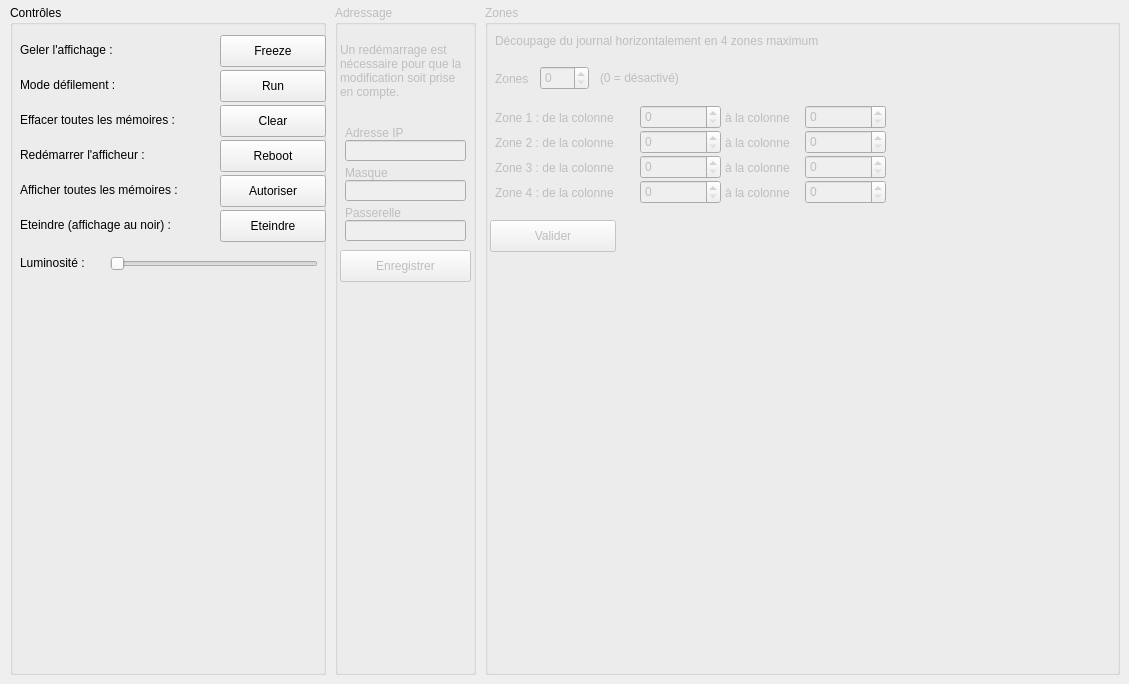
    <widget class="QWidget" name="paramTab">
     <attribute name="title">
      <string>Système</string>
     </attribute>
     <widget class="QGroupBox" name="groupZone">
      <property name="enabled">
       <bool>false</bool>
      </property>
      <property name="geometry">
       <rect>
        <x>485</x>
        <y>5</y>
        <width>635</width>
        <height>670</height>
       </rect>
      </property>
      <property name="title">
       <string>Zones</string>
      </property>
      <widget class="QLabel" name="label_9">
       <property name="geometry">
        <rect>
         <x>10</x>
         <y>66</y>
         <width>41</width>
         <height>16</height>
        </rect>
       </property>
       <property name="text">
        <string>Zones</string>
       </property>
      </widget>
      <widget class="QSpinBox" name="zoneNumber">
       <property name="geometry">
        <rect>
         <x>55</x>
         <y>61</y>
         <width>49</width>
         <height>24</height>
        </rect>
       </property>
       <property name="maximum">
        <number>3</number>
       </property>
      </widget>
      <widget class="QLabel" name="label_19">
       <property name="geometry">
        <rect>
         <x>10</x>
         <y>25</y>
         <width>411</width>
         <height>21</height>
        </rect>
       </property>
       <property name="text">
        <string>Découpage du journal horizontalement en 4 zones maximum</string>
       </property>
      </widget>
      <widget class="QLabel" name="label_20">
       <property name="geometry">
        <rect>
         <x>10</x>
         <y>105</y>
         <width>146</width>
         <height>16</height>
        </rect>
       </property>
       <property name="text">
        <string>Zone 1 : de la colonne </string>
       </property>
      </widget>
      <widget class="QLabel" name="label_21">
       <property name="geometry">
        <rect>
         <x>240</x>
         <y>105</y>
         <width>81</width>
         <height>16</height>
        </rect>
       </property>
       <property name="text">
        <string>à la colonne </string>
       </property>
      </widget>
      <widget class="QSpinBox" name="fromZone1">
       <property name="geometry">
        <rect>
         <x>155</x>
         <y>100</y>
         <width>81</width>
         <height>24</height>
        </rect>
       </property>
       <property name="maximum">
        <number>8000</number>
       </property>
      </widget>
      <widget class="QSpinBox" name="toZone1">
       <property name="geometry">
        <rect>
         <x>320</x>
         <y>100</y>
         <width>81</width>
         <height>24</height>
        </rect>
       </property>
       <property name="maximum">
        <number>8000</number>
       </property>
      </widget>
      <widget class="QLabel" name="label_22">
       <property name="geometry">
        <rect>
         <x>115</x>
         <y>65</y>
         <width>171</width>
         <height>16</height>
        </rect>
       </property>
       <property name="text">
        <string>(0 = désactivé)</string>
       </property>
      </widget>
      <widget class="QPushButton" name="zoneSet">
       <property name="geometry">
        <rect>
         <x>5</x>
         <y>215</y>
         <width>126</width>
         <height>32</height>
        </rect>
       </property>
       <property name="text">
        <string>Valider</string>
       </property>
      </widget>
      <widget class="QSpinBox" name="toZone2">
       <property name="geometry">
        <rect>
         <x>320</x>
         <y>125</y>
         <width>81</width>
         <height>24</height>
        </rect>
       </property>
       <property name="maximum">
        <number>8000</number>
       </property>
      </widget>
      <widget class="QSpinBox" name="fromZone2">
       <property name="geometry">
        <rect>
         <x>155</x>
         <y>125</y>
         <width>81</width>
         <height>24</height>
        </rect>
       </property>
       <property name="maximum">
        <number>8000</number>
       </property>
      </widget>
      <widget class="QLabel" name="label_23">
       <property name="geometry">
        <rect>
         <x>240</x>
         <y>130</y>
         <width>81</width>
         <height>16</height>
        </rect>
       </property>
       <property name="text">
        <string>à la colonne </string>
       </property>
      </widget>
      <widget class="QLabel" name="label_24">
       <property name="geometry">
        <rect>
         <x>10</x>
         <y>130</y>
         <width>146</width>
         <height>16</height>
        </rect>
       </property>
       <property name="text">
        <string>Zone 2 : de la colonne </string>
       </property>
      </widget>
      <widget class="QSpinBox" name="toZone3">
       <property name="geometry">
        <rect>
         <x>320</x>
         <y>150</y>
         <width>81</width>
         <height>24</height>
        </rect>
       </property>
       <property name="maximum">
        <number>8000</number>
       </property>
      </widget>
      <widget class="QSpinBox" name="fromZone3">
       <property name="geometry">
        <rect>
         <x>155</x>
         <y>150</y>
         <width>81</width>
         <height>24</height>
        </rect>
       </property>
       <property name="maximum">
        <number>8000</number>
       </property>
      </widget>
      <widget class="QLabel" name="label_25">
       <property name="geometry">
        <rect>
         <x>240</x>
         <y>155</y>
         <width>81</width>
         <height>16</height>
        </rect>
       </property>
       <property name="text">
        <string>à la colonne </string>
       </property>
      </widget>
      <widget class="QLabel" name="label_28">
       <property name="geometry">
        <rect>
         <x>10</x>
         <y>155</y>
         <width>146</width>
         <height>16</height>
        </rect>
       </property>
       <property name="text">
        <string>Zone 3 : de la colonne </string>
       </property>
      </widget>
      <widget class="QSpinBox" name="toZone4">
       <property name="geometry">
        <rect>
         <x>320</x>
         <y>175</y>
         <width>81</width>
         <height>24</height>
        </rect>
       </property>
       <property name="maximum">
        <number>8000</number>
       </property>
      </widget>
      <widget class="QSpinBox" name="fromZone4">
       <property name="geometry">
        <rect>
         <x>155</x>
         <y>175</y>
         <width>81</width>
         <height>24</height>
        </rect>
       </property>
       <property name="maximum">
        <number>8000</number>
       </property>
      </widget>
      <widget class="QLabel" name="label_31">
       <property name="geometry">
        <rect>
         <x>240</x>
         <y>180</y>
         <width>81</width>
         <height>16</height>
        </rect>
       </property>
       <property name="text">
        <string>à la colonne </string>
       </property>
      </widget>
      <widget class="QLabel" name="label_32">
       <property name="geometry">
        <rect>
         <x>10</x>
         <y>180</y>
         <width>146</width>
         <height>16</height>
        </rect>
       </property>
       <property name="text">
        <string>Zone 4 : de la colonne </string>
       </property>
      </widget>
     </widget>
     <widget class="QGroupBox" name="groupControl">
      <property name="geometry">
       <rect>
        <x>10</x>
        <y>5</y>
        <width>316</width>
        <height>670</height>
       </rect>
      </property>
      <property name="title">
       <string>Contrôles</string>
      </property>
      <widget class="QPushButton" name="freezeMode">
       <property name="geometry">
        <rect>
         <x>210</x>
         <y>30</y>
         <width>106</width>
         <height>32</height>
        </rect>
       </property>
       <property name="text">
        <string>Freeze</string>
       </property>
      </widget>
      <widget class="QPushButton" name="clearDevice">
       <property name="geometry">
        <rect>
         <x>210</x>
         <y>100</y>
         <width>106</width>
         <height>32</height>
        </rect>
       </property>
       <property name="text">
        <string>Clear</string>
       </property>
      </widget>
      <widget class="QPushButton" name="rebootDevice">
       <property name="geometry">
        <rect>
         <x>210</x>
         <y>135</y>
         <width>106</width>
         <height>32</height>
        </rect>
       </property>
       <property name="text">
        <string>Reboot</string>
       </property>
      </widget>
      <widget class="QPushButton" name="runMode">
       <property name="geometry">
        <rect>
         <x>210</x>
         <y>65</y>
         <width>106</width>
         <height>32</height>
        </rect>
       </property>
       <property name="text">
        <string>Run</string>
       </property>
      </widget>
      <widget class="QLabel" name="label_38">
       <property name="geometry">
        <rect>
         <x>10</x>
         <y>35</y>
         <width>191</width>
         <height>19</height>
        </rect>
       </property>
       <property name="text">
        <string>Geler l'affichage :</string>
       </property>
      </widget>
      <widget class="QLabel" name="label_39">
       <property name="geometry">
        <rect>
         <x>10</x>
         <y>70</y>
         <width>191</width>
         <height>19</height>
        </rect>
       </property>
       <property name="text">
        <string>Mode défilement :</string>
       </property>
      </widget>
      <widget class="QLabel" name="label_40">
       <property name="geometry">
        <rect>
         <x>10</x>
         <y>105</y>
         <width>191</width>
         <height>19</height>
        </rect>
       </property>
       <property name="text">
        <string>Effacer toutes les mémoires :</string>
       </property>
      </widget>
      <widget class="QLabel" name="label_41">
       <property name="geometry">
        <rect>
         <x>10</x>
         <y>140</y>
         <width>191</width>
         <height>19</height>
        </rect>
       </property>
       <property name="text">
        <string>Redémarrer l'afficheur :</string>
       </property>
      </widget>
      <widget class="QLabel" name="label_42">
       <property name="geometry">
        <rect>
         <x>10</x>
         <y>175</y>
         <width>191</width>
         <height>19</height>
        </rect>
       </property>
       <property name="text">
        <string>Afficher toutes les mémoires :</string>
       </property>
      </widget>
      <widget class="QPushButton" name="authorizeAll">
       <property name="geometry">
        <rect>
         <x>210</x>
         <y>170</y>
         <width>106</width>
         <height>32</height>
        </rect>
       </property>
       <property name="text">
        <string>Autoriser</string>
       </property>
      </widget>
      <widget class="QLabel" name="label_43">
       <property name="geometry">
        <rect>
         <x>10</x>
         <y>210</y>
         <width>196</width>
         <height>19</height>
        </rect>
       </property>
       <property name="text">
        <string>Eteindre (affichage au noir) :</string>
       </property>
      </widget>
      <widget class="QPushButton" name="blank">
       <property name="geometry">
        <rect>
         <x>210</x>
         <y>205</y>
         <width>106</width>
         <height>32</height>
        </rect>
       </property>
       <property name="text">
        <string>Eteindre</string>
       </property>
      </widget>
      <widget class="QSlider" name="ledIntensity">
       <property name="geometry">
        <rect>
         <x>100</x>
         <y>248</y>
         <width>208</width>
         <height>22</height>
        </rect>
       </property>
       <property name="maximum">
        <number>7</number>
       </property>
       <property name="orientation">
        <enum>Qt::Horizontal</enum>
       </property>
      </widget>
      <widget class="QLabel" name="label_3">
       <property name="geometry">
        <rect>
         <x>10</x>
         <y>250</y>
         <width>86</width>
         <height>16</height>
        </rect>
       </property>
       <property name="text">
        <string>Luminosité :</string>
       </property>
      </widget>
     </widget>
     <widget class="QGroupBox" name="groupIP">
      <property name="enabled">
       <bool>false</bool>
      </property>
      <property name="geometry">
       <rect>
        <x>335</x>
        <y>5</y>
        <width>141</width>
        <height>670</height>
       </rect>
      </property>
      <property name="title">
       <string>Adressage</string>
      </property>
      <widget class="QLabel" name="label_13">
       <property name="geometry">
        <rect>
         <x>10</x>
         <y>120</y>
         <width>111</width>
         <height>16</height>
        </rect>
       </property>
       <property name="text">
        <string>Adresse IP</string>
       </property>
      </widget>
      <widget class="QLabel" name="label_15">
       <property name="geometry">
        <rect>
         <x>10</x>
         <y>200</y>
         <width>62</width>
         <height>16</height>
        </rect>
       </property>
       <property name="text">
        <string>Passerelle</string>
       </property>
      </widget>
      <widget class="QLabel" name="label_14">
       <property name="geometry">
        <rect>
         <x>10</x>
         <y>160</y>
         <width>111</width>
         <height>16</height>
        </rect>
       </property>
       <property name="text">
        <string>Masque</string>
       </property>
      </widget>
      <widget class="QLineEdit" name="deviceGateway">
       <property name="geometry">
        <rect>
         <x>10</x>
         <y>215</y>
         <width>121</width>
         <height>21</height>
        </rect>
       </property>
       <property name="text">
        <string/>
       </property>
      </widget>
      <widget class="QLineEdit" name="deviceIP">
       <property name="geometry">
        <rect>
         <x>10</x>
         <y>135</y>
         <width>121</width>
         <height>21</height>
        </rect>
       </property>
      </widget>
      <widget class="QLineEdit" name="deviceMask">
       <property name="geometry">
        <rect>
         <x>10</x>
         <y>175</y>
         <width>121</width>
         <height>21</height>
        </rect>
       </property>
       <property name="text">
        <string/>
       </property>
      </widget>
      <widget class="QPushButton" name="saveIP">
       <property name="geometry">
        <rect>
         <x>5</x>
         <y>245</y>
         <width>131</width>
         <height>32</height>
        </rect>
       </property>
       <property name="text">
        <string>Enregistrer</string>
       </property>
      </widget>
      <widget class="QLabel" name="label_44">
       <property name="geometry">
        <rect>
         <x>5</x>
         <y>15</y>
         <width>131</width>
         <height>101</height>
        </rect>
       </property>
       <property name="text">
        <string>Un redémarrage est nécessaire pour que la modification soit prise en compte.</string>
       </property>
       <property name="wordWrap">
        <bool>true</bool>
       </property>
      </widget>
     </widget>
    </widget>
